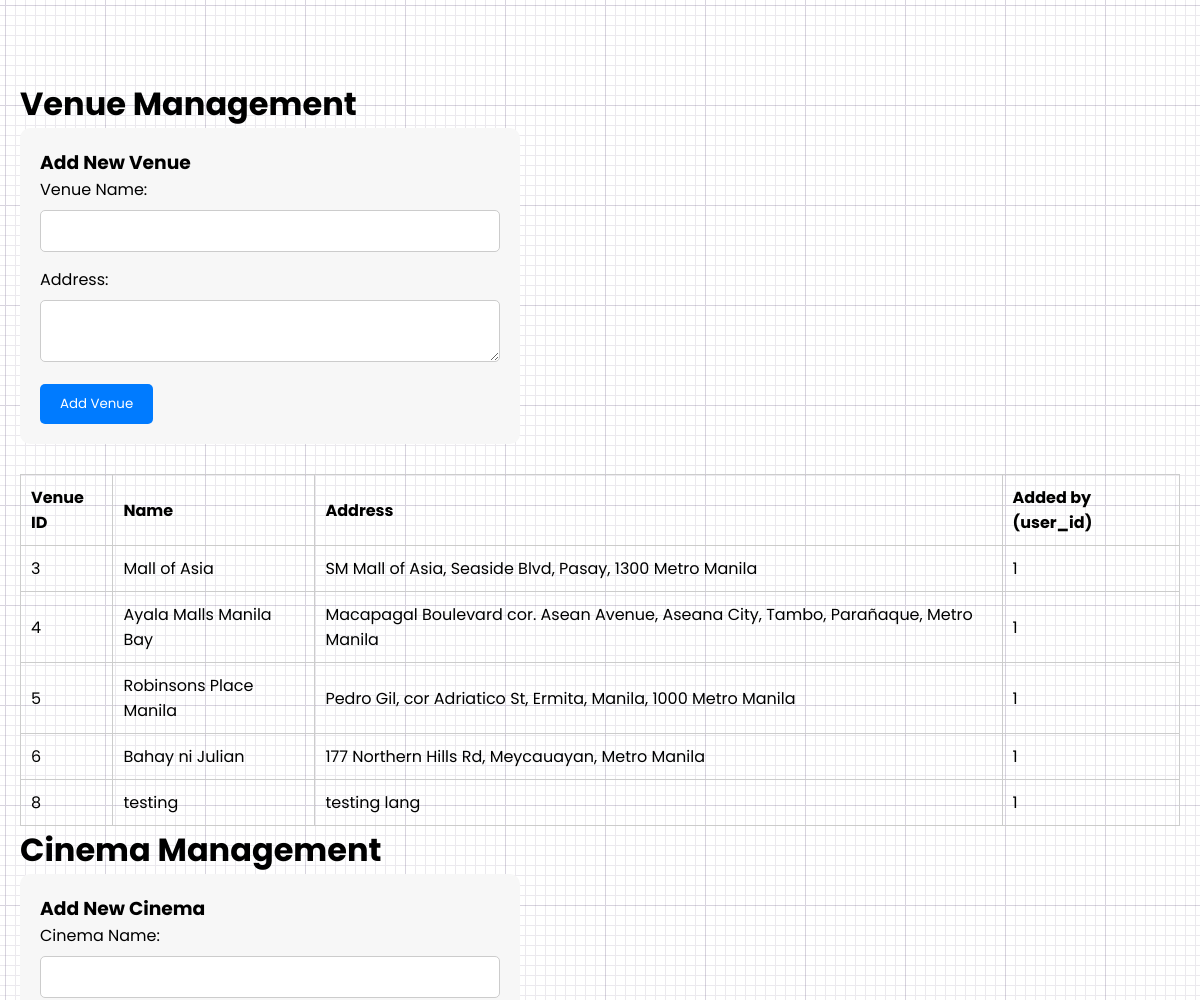
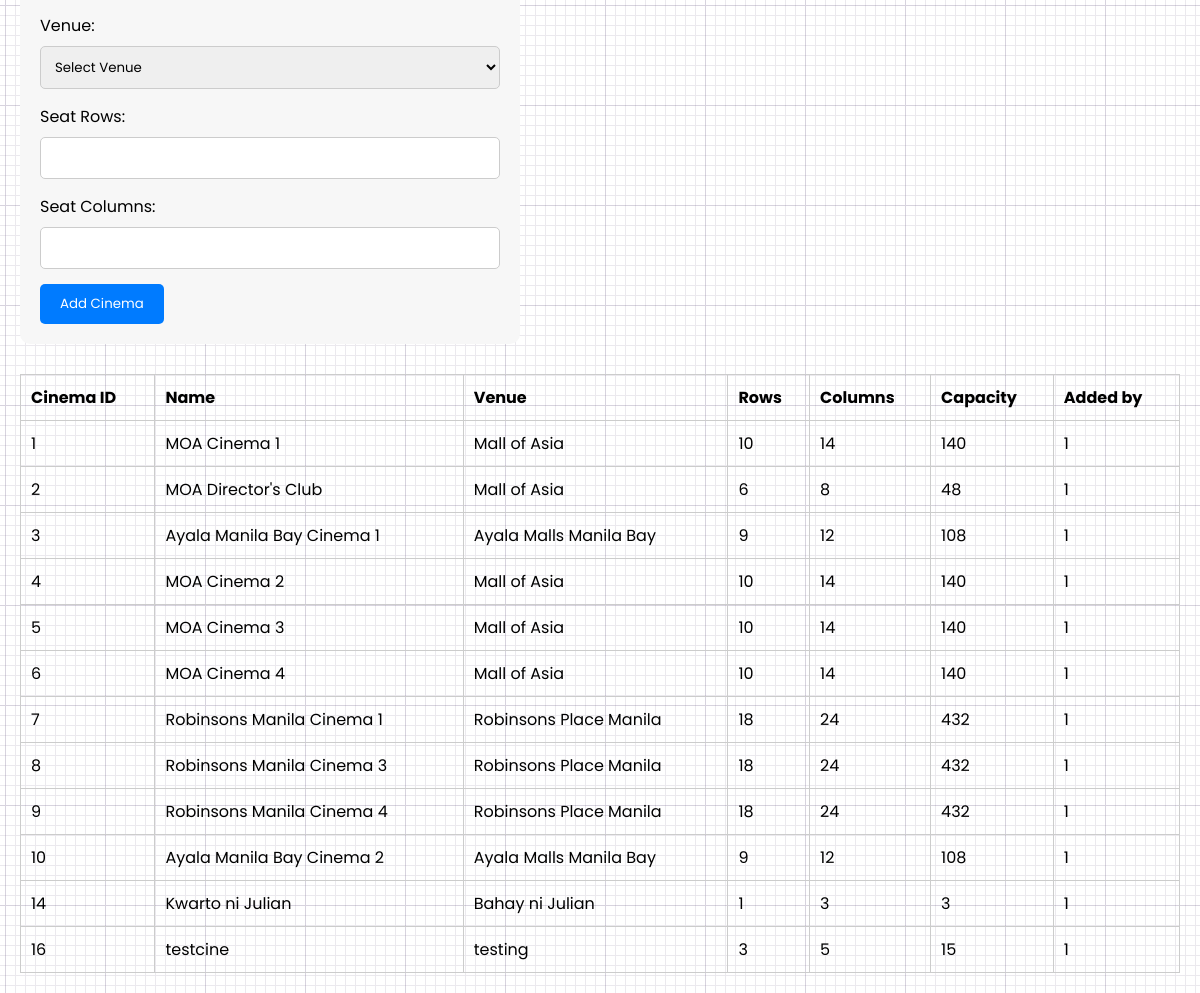
The page /admin/manage_cinemas_venues.php on the database its author committed (2 pictures, top to bottom).
### tables this page shows
CREATE TABLE `venues` (
  `venue_id` int(10) NOT NULL,
  `venue_name` varchar(50) NOT NULL,
  `address` text NOT NULL,
  `event_type` varchar(50) NOT NULL,
  `image` varchar(255) NOT NULL,
  `user_id` int(11) NOT NULL,
  `archived` tinyint(1) NOT NULL DEFAULT 0
);

CREATE TABLE `cinemas` (
  `cinema_id` int(11) NOT NULL,
  `venue_id` int(11) DEFAULT NULL,
  `name` varchar(100) DEFAULT NULL,
  `seat_capacity` int(11) DEFAULT NULL,
  `seat_rows` int(11) DEFAULT NULL,
  `seat_columns` int(11) DEFAULT NULL,
  `seatplan_image` varchar(255) DEFAULT NULL,
  `user_id` int(11) NOT NULL,
  `archived` tinyint(1) NOT NULL DEFAULT 0
);

### admin/manage_cinemas_venues.php (the view, shortened to what this page needs)
<?php
$conn = new mysqli('localhost', 'root', '', 'tix');
?>
<!DOCTYPE html>
<html>
<head>
    <link rel="stylesheet" href="../css/nav.css">
</head>
<body>
<h1>Venue Management</h1>
<form method="POST">
    <h3>Add New Venue</h3>
    <label>Venue Name:</label>
    <input type="text" name="venue_name" required>
    <label>Address:</label>
    <textarea name="address" required></textarea>
    <button type="submit" name="add_venue">Add Venue</button>
</form>
<table>
    <tr><th>Venue ID</th><th>Name</th><th>Address</th><th>Added by (user_id)</th></tr>
    <?php
    $res = $conn->query("SELECT * FROM venues");
    while ($venue = $res->fetch_assoc()) {
        echo "<tr>
            <td>{$venue['venue_id']}</td>
            <td>" . htmlspecialchars($venue['venue_name']) . "</td>
            <td>" . htmlspecialchars($venue['address']) . "</td>
            <td>{$venue['user_id']}</td>
        </tr>";
    }
    ?>
</table>
<h1>Cinema Management</h1>
<form method="POST">
    <h3>Add New Cinema</h3>
    <label>Cinema Name:</label>
    <input type="text" name="cinema_name" required>
    <label>Venue:</label>
    <select name="venue_id" required>
        <option value="">Select Venue</option>
    </select>
    <label>Seat Rows:</label>
    <input type="number" name="seat_rows" min="1" required>
    <label>Seat Columns:</label>
    <input type="number" name="seat_columns" min="1" required>
    <button type="submit" name="add_cinema">Add Cinema</button>
</form>
<table>
    <tr><th>Cinema ID</th><th>Name</th><th>Venue</th><th>Rows</th><th>Columns</th><th>Capacity</th><th>Added by</th></tr>
    <?php
    $res = $conn->query("SELECT c.*, v.venue_name FROM cinemas c JOIN venues v ON c.venue_id = v.venue_id");
    while ($cinema = $res->fetch_assoc()) {
        echo "<tr>
            <td>{$cinema['cinema_id']}</td>
            <td>" . htmlspecialchars($cinema['name']) . "</td>
            <td>" . htmlspecialchars($cinema['venue_name']) . "</td>
            <td>{$cinema['seat_rows']}</td>
            <td>{$cinema['seat_columns']}</td>
            <td>{$cinema['seat_capacity']}</td>
            <td>{$cinema['user_id']}</td>
        </tr>";
    }
    ?>
</table>
</body>
</html>

### css/nav.css (style rules this page uses)
* { margin: 0; padding: 0; box-sizing: border-box; font-family: 'Poppins', sans-serif; }
body { min-height: 100vh; }

### admin/manage_cinemas_venues.php (style rules this page uses)
body { font-family: Arial; margin: 20px; margin-top: 80px; }
table { width: 100%; border-collapse: collapse; margin-top: 20px; }
th, td { padding: 10px; border: 1px solid #ccc; text-align: left; }
form { background: #f7f7f7; padding: 20px; border-radius: 10px; max-width: 500px; margin-bottom: 30px; }
input, select, textarea { width: 100%; padding: 10px; margin-top: 8px; margin-bottom: 15px; border-radius: 5px; border: 1px solid #ccc; }
button { background-color: #007BFF; color: white; border: none; padding: 10px 20px; border-radius: 5px; cursor: pointer; }

### rows shown on the page
venues: venue_id "3", venue_name "Mall of Asia", address "SM Mall of Asia, Seaside Blvd, Pasay, 1300 Metro Manila", user "1"
venues: venue_id "4", venue_name "Ayala Malls Manila Bay", address "Macapagal Boulevard cor. Asean Avenue, Aseana City, Tambo, Parañaque, Metro Manila", user "1"
venues: venue_id "5", venue_name "Robinsons Place Manila", address "Pedro Gil, cor Adriatico St, Ermita, Manila, 1000 Metro Manila", user "1"
venues: venue_id "6", venue_name "Bahay ni Julian", address "177 Northern Hills Rd, Meycauayan, Metro Manila", user "1"
venues: venue_id "8", venue_name "testing", address "testing lang", user "1"
cinemas: cinema_id "1", name "MOA Cinema 1", venue.venue_name "Mall of Asia", seat_rows "10", seat_columns "14", seat_capacity "140", user "1"
cinemas: cinema_id "2", name "MOA Director's Club", venue.venue_name "Mall of Asia", seat_rows "6", seat_columns "8", seat_capacity "48", user "1"
cinemas: cinema_id "3", name "Ayala Manila Bay Cinema 1", venue.venue_name "Ayala Malls Manila Bay", seat_rows "9", seat_columns "12", seat_capacity "108", user "1"
cinemas: cinema_id "4", name "MOA Cinema 2", venue.venue_name "Mall of Asia", seat_rows "10", seat_columns "14", seat_capacity "140", user "1"
cinemas: cinema_id "5", name "MOA Cinema 3", venue.venue_name "Mall of Asia", seat_rows "10", seat_columns "14", seat_capacity "140", user "1"
cinemas: cinema_id "6", name "MOA Cinema 4", venue.venue_name "Mall of Asia", seat_rows "10", seat_columns "14", seat_capacity "140", user "1"
cinemas: cinema_id "7", name "Robinsons Manila Cinema 1", venue.venue_name "Robinsons Place Manila", seat_rows "18", seat_columns "24", seat_capacity "432", user "1"
cinemas: cinema_id "8", name "Robinsons Manila Cinema 3", venue.venue_name "Robinsons Place Manila", seat_rows "18", seat_columns "24", seat_capacity "432", user "1"
cinemas: cinema_id "9", name "Robinsons Manila Cinema 4", venue.venue_name "Robinsons Place Manila", seat_rows "18", seat_columns "24", seat_capacity "432", user "1"
cinemas: cinema_id "10", name "Ayala Manila Bay Cinema 2", venue.venue_name "Ayala Malls Manila Bay", seat_rows "9", seat_columns "12", seat_capacity "108", user "1"
cinemas: cinema_id "14", name "Kwarto ni Julian", venue.venue_name "Bahay ni Julian", seat_rows "1", seat_columns "3", seat_capacity "3", user "1"
cinemas: cinema_id "16", name "testcine", venue.venue_name "testing", seat_rows "3", seat_columns "5", seat_capacity "15", user "1"
